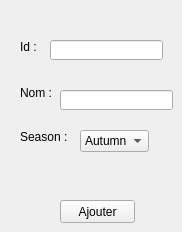
      <widget class="QWidget" name="tab_5">
       <attribute name="title">
        <string>Ajouter Evenement</string>
       </attribute>
       <widget class="QLabel" name="id_eve1">
        <property name="geometry">
         <rect>
          <x>20</x>
          <y>40</y>
          <width>47</width>
          <height>13</height>
         </rect>
        </property>
        <property name="text">
         <string>Id :</string>
        </property>
       </widget>
       <widget class="QLabel" name="datda">
        <property name="geometry">
         <rect>
          <x>20</x>
          <y>83</y>
          <width>47</width>
          <height>20</height>
         </rect>
        </property>
        <property name="text">
         <string>Nom :</string>
        </property>
       </widget>
       <widget class="QLineEdit" name="id_2">
        <property name="geometry">
         <rect>
          <x>50</x>
          <y>40</y>
          <width>113</width>
          <height>20</height>
         </rect>
        </property>
       </widget>
       <widget class="QPushButton" name="ajouter">
        <property name="geometry">
         <rect>
          <x>60</x>
          <y>200</y>
          <width>75</width>
          <height>23</height>
         </rect>
        </property>
        <property name="text">
         <string>Ajouter</string>
        </property>
       </widget>
       <widget class="QLineEdit" name="Nom">
        <property name="geometry">
         <rect>
          <x>60</x>
          <y>90</y>
          <width>113</width>
          <height>20</height>
         </rect>
        </property>
       </widget>
       <widget class="QComboBox" name="comboBox_4">
        <property name="geometry">
         <rect>
          <x>80</x>
          <y>130</y>
          <width>69</width>
          <height>22</height>
         </rect>
        </property>
        <item>
         <property name="text">
          <string>Autumn</string>
         </property>
        </item>
        <item>
         <property name="text">
          <string>Hiver</string>
         </property>
        </item>
        <item>
         <property name="text">
          <string>Printemps</string>
         </property>
        </item>
        <item>
         <property name="text">
          <string>Etee</string>
         </property>
        </item>
       </widget>
       <widget class="QLabel" name="label_13">
        <property name="geometry">
         <rect>
          <x>20</x>
          <y>130</y>
          <width>47</width>
          <height>13</height>
         </rect>
        </property>
        <property name="text">
         <string>Season :</string>
        </property>
       </widget>
      </widget>
